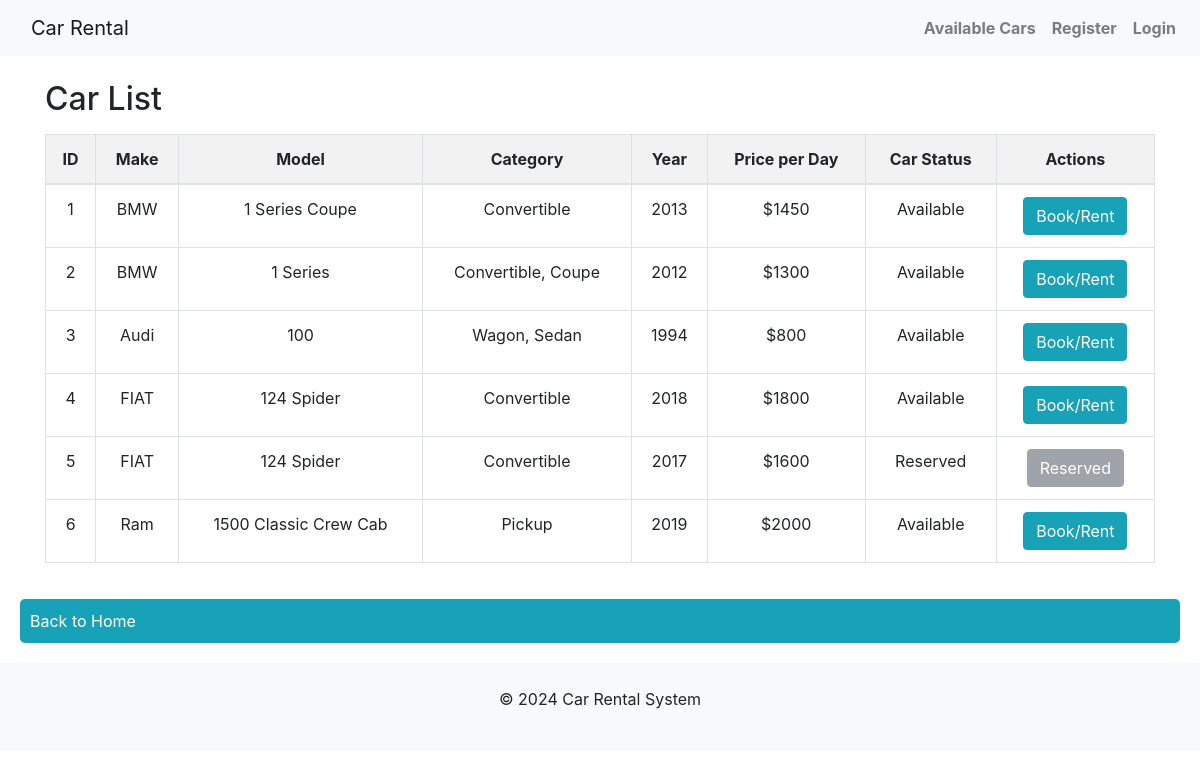
Page /car_list on the earlier database version.
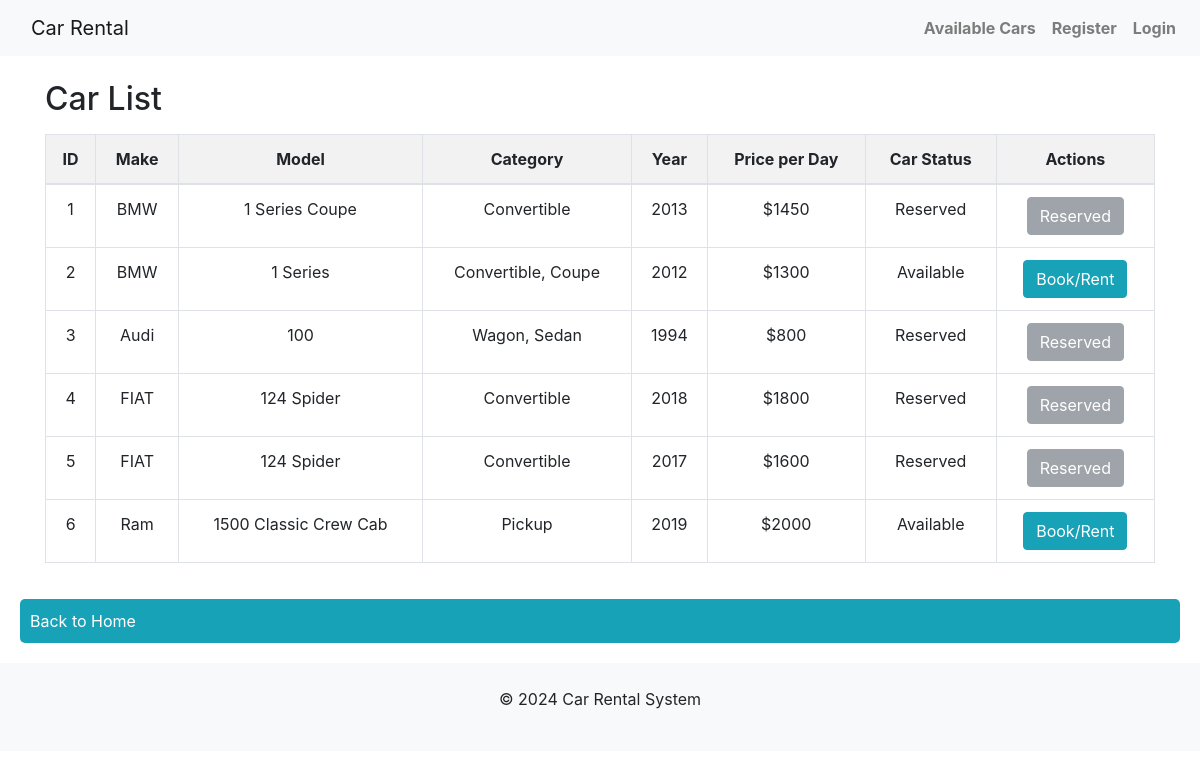
Same page on the later database version.
### app/models.py (models this page shows, shortened)
class Car(db.Model):
    id = db.Column(db.Integer, primary_key=True)
    make = db.Column(db.String(50), nullable=False)
    model = db.Column(db.String(50), nullable=False)
    category = db.Column(db.String(50), nullable=False)
    year = db.Column(db.Integer, nullable=False)
    price_per_day = db.Column(db.Integer, nullable=False)
    status = db.Column(db.String(20), nullable=False, default="Available")

### app/routes.py (the view)
@app.route('/car_list')
def car_list():
    cars = Car.query.all()
    return render_template('car_list.html', cars=cars)

### app/templates/car_list.html (shortened to what this page needs)
<!DOCTYPE html>
<html lang="en">
<head>
</head>
<body>
{% extends "base.html" %}
{% block content %}
<div class="container">
    <h2 class="mt-4">Car List</h2>
    <table class="table table-bordered mt-3">
        <thead>
            <tr>
                <th>ID</th>
                <th>Make</th>
                <th>Model</th>
                <th>Category</th>
                <th>Year</th>
                <th>Price per Day</th>
                <th>Car Status</th>
                <th>Actions</th>
            </tr>
        </thead>
        <tbody>
            {% for car in cars %}
            <tr>
                <td>{{ car.id }}</td>
                <td>{{ car.make }}</td>
                <td>{{ car.model }}</td>
                <td>{{ car.category }}</td>
                <td>{{ car.year }}</td>
                <td>${{ car.price_per_day }}</td>
                <td>{{car.status}}</td>
                <td>
                    {% if car.status == "Available" %}
                    <a href="{{ url_for('car_book', car_id=car.id) }}" class="btn btn-info">Book/Rent</a>
                    {% else %}
                    <button class="btn btn-secondary" disabled>{{ car.status }}</button>
                    {% endif %}
                </td>
            </tr>
            {% endfor %}
        </tbody>
    </table>
</div>
<a href="{{url_for('index') }}" class="back-home-link">Back to Home</a>
{% endblock %}

### app/templates/base.html (shortened to what this page needs)
<!DOCTYPE html>
<html lang="en">
<head>
    <link rel="stylesheet" href="{{ url_for('static', filename='css/custom.css') }}">
    <link rel="stylesheet" href="https://stackpath.bootstrapcdn.com/bootstrap/4.5.2/css/bootstrap.min.css">
</head>
<body>
    <header>
        <nav class="navbar navbar-expand-lg navbar-light bg-light">
            <a class="navbar-brand" href="{{ url_for('index') }}">Car Rental</a>
            <div class="collapse navbar-collapse" id="navbarNav">
                <ul class="navbar-nav ml-auto">
                    <li class="nav-item">
                        <b><a class="nav-link" href="{{ url_for('car_list') }}">Available Cars</a></b>
                    </li>
                    <li class="nav-item">
                        <b><a class="nav-link" href="{{ url_for('register') }}">Register</a></b>
                    </li>
                    <li class="nav-item">
                        <b><a class="nav-link" href="{{ url_for('login') }}">Login</a></b>
                    </li>
                </ul>
            </div>
        </nav>
    </header>
    <main>
        {% block content %}{% endblock %}
    </main>
    <footer class="bg-light text-center py-4">
        <p>© 2024 Car Rental System</p>
    </footer>
</body>
</html>

### app/static/css/custom.css (style rules this page uses)
body { font-family: Arial, sans-serif; margin: 0; padding: 0; background-color: #f4f4f4; }
table { width: 80%; margin: 20px auto; border-collapse: collapse; background-color: #fff; }
table th, table td { padding: 10px; border: 1px solid #ddd; text-align: center; }
table th { background-color: #f2f2f2; }
button { padding: 10px 15px; color: #fff; background-color: #007baa; border: none; border-radius: 3px; cursor: pointer; height: 38px; }
a { text-decoration: none; color: #fff; padding: 10px 15px; background-color: #007baa; border-radius: 3px; cursor: pointer; }
.container { width: 80%; margin: auto; overflow: hidden; }
.back-home-link { display: block; text-align: left; margin: 20px; color: #fff; background-color: #17a2b8; padding: 10px; border-radius: 5px; }
table, th, td { border: 1px solid; }
footer { background: #f8f9fa; padding: 1rem 0; position: static; margin-bottom: 0; }

Differences in the rows shown:
changed Car "1 Series Coupe": status "Available" → "Reserved"; status (not shown) → "Reserved"; no longer shows "Book/Rent"
changed Car "Audi": status "Available" → "Reserved"; status (not shown) → "Reserved"; no longer shows "Book/Rent"
changed Car id 4: status "Available" → "Reserved"; status (not shown) → "Reserved"; no longer shows "Book/Rent"
